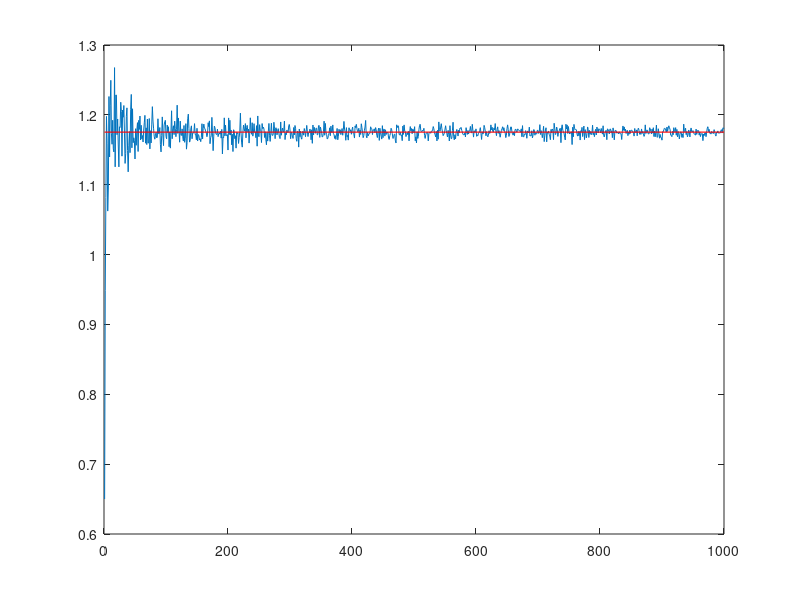

This chart was generated by the following MATLAB code:
clear;clc;
%Estimating the mean of a random variable y = f(X)
j=1;
for i=[1:20:2e4]
Y = rand(i,1);
X = exp(-1+2*Y);
mu_y(j,1) = mean(X);
j = j+1;
end
plot(mu_y)
hold on;
plot(0.5*(exp(1)-exp(-1))*ones(length(mu_y),1),'r','LineWidth',1);